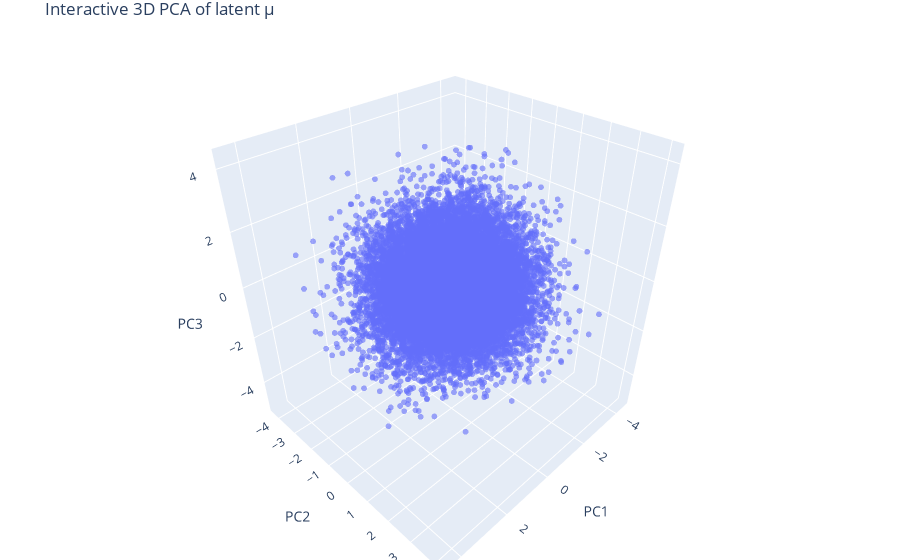

The cell this chart's notebook holds for it:
### Code cell
plot_pca_3d_interactive(mu)

### Figure 1 — Plotly figure (JSON) as saved in the notebook; plotly's stock layout.template omitted (floating-point values rounded to 4 significant figures; data arrays with more than 128 entries replaced by an {"elided": "..."} marker saying what was removed)
{"data": [{"marker": {"opacity": 0.6, "size": 2}, "mode": "markers", "type": "scatter3d", "x": {"elided": "19867 float values"}, "y": {"elided": "19867 float values"}, "z": {"elided": "19867 float values"}}], "layout": {"margin": {"b": 0, "l": 0, "r": 0, "t": 30}, "scene": {"xaxis": {"title": {"text": "PC1"}}, "yaxis": {"title": {"text": "PC2"}}, "zaxis": {"title": {"text": "PC3"}}}, "title": {"text": "Interactive 3D PCA of latent μ"}}}
